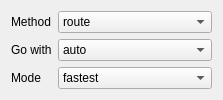
        <widget class="QWidget" name="routing_travel_group" native="true">
         <layout class="QGridLayout" name="gridLayout_14" columnstretch="1,0">
          <property name="sizeConstraint">
           <enum>QLayout::SetDefaultConstraint</enum>
          </property>
          <item row="0" column="0">
           <widget class="QLabel" name="label_2">
            <property name="text">
             <string>Method</string>
            </property>
           </widget>
          </item>
          <item row="1" column="0">
           <widget class="QLabel" name="routing_travel_label">
            <property name="sizePolicy">
             <sizepolicy hsizetype="Preferred" vsizetype="Preferred">
              <horstretch>0</horstretch>
              <verstretch>0</verstretch>
             </sizepolicy>
            </property>
            <property name="text">
             <string>Go with</string>
            </property>
           </widget>
          </item>
          <item row="1" column="1">
           <widget class="QComboBox" name="routing_travel_combo">
            <property name="toolTip">
             <string>Mode of travel</string>
            </property>
            <item>
             <property name="text">
              <string>auto</string>
             </property>
            </item>
            <item>
             <property name="text">
              <string>truck</string>
             </property>
            </item>
            <item>
             <property name="text">
              <string>bicycle</string>
             </property>
            </item>
            <item>
             <property name="text">
              <string>pedestrian</string>
             </property>
            </item>
            <item>
             <property name="text">
              <string>multimodal</string>
             </property>
            </item>
           </widget>
          </item>
          <item row="2" column="0">
           <widget class="QLabel" name="label_16">
            <property name="text">
             <string>Mode</string>
            </property>
           </widget>
          </item>
          <item row="0" column="1">
           <widget class="QComboBox" name="routing_method">
            <property name="sizePolicy">
             <sizepolicy hsizetype="Preferred" vsizetype="Fixed">
              <horstretch>0</horstretch>
              <verstretch>0</verstretch>
             </sizepolicy>
            </property>
            <item>
             <property name="text">
              <string>route</string>
             </property>
            </item>
            <item>
             <property name="text">
              <string>isochrone</string>
             </property>
            </item>
            <item>
             <property name="text">
              <string>sources_to_targets</string>
             </property>
            </item>
            <item>
             <property name="text">
              <string>trace_attributes</string>
             </property>
            </item>
            <item>
             <property name="text">
              <string>locate</string>
             </property>
            </item>
            <item>
             <property name="text">
              <string>centroid [experimental]</string>
             </property>
            </item>
            <item>
             <property name="text">
              <string>extract-osm</string>
             </property>
            </item>
            <item>
             <property name="text">
              <string/>
             </property>
            </item>
           </widget>
          </item>
          <item row="2" column="1">
           <widget class="QComboBox" name="routing_mode_combo">
            <item>
             <property name="text">
              <string>fastest</string>
             </property>
            </item>
            <item>
             <property name="text">
              <string>shortest</string>
             </property>
            </item>
           </widget>
          </item>
         </layout>
        </widget>
